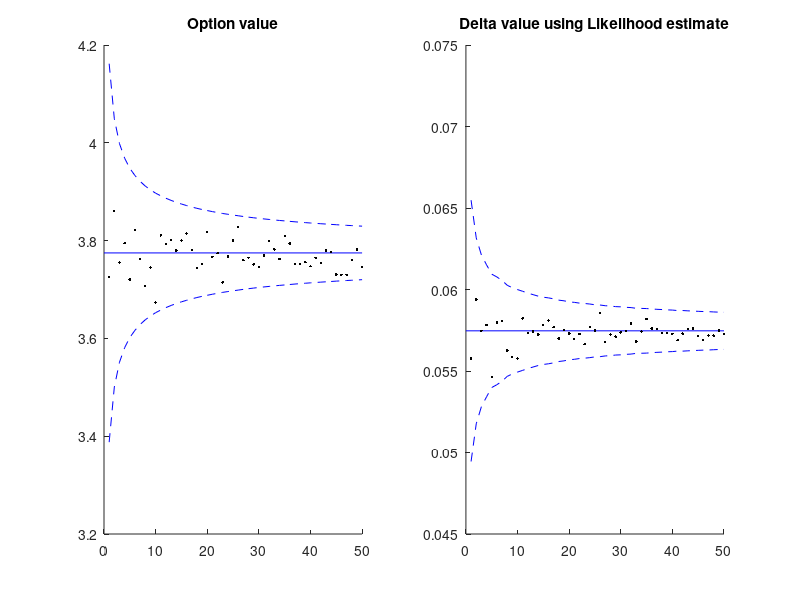

Write MATLAB code to recreate this figure.
clear
clc
rng(0)

T = 2;
S0 = 100;
sigma = 0.4;
r = 0.1;
K = 110;
X = 10;

d = ( log(S0/K) + (r - 0.5*sigma.^2)*T )/(sigma*sqrt(T));
c = X*exp(-r*T)*normcdf(d);
delta_exact = (normpdf(d)*X*exp(-r*T))/(S0*sigma*sqrt(T)); 

mat1 = zeros(50,3);
mat2 = zeros(50,3);
for idx = 1:50
    n = 1000*idx;
    Z = randn(n,1);
    ST = S0*exp((r-0.5*sigma.^2)*T + sigma*sqrt(T).*Z);
    indicator = ST > K;
    payoff = exp(-r*T)*X.*indicator;
    option_value = mean(payoff);
    
    delta  = exp(-r*T)*(Z.*X.*indicator)./(S0*sigma*sqrt(T)); 
    delta_value = mean(delta); 
    conf_delta = 3*std(delta)/sqrt(n); 
    upper_delta = delta_exact + conf_delta; 
    lower_delta = delta_exact - conf_delta; 
  
    confidence = 3*std(payoff)/sqrt(n);
    upper = c + confidence;
    lower = c - confidence;
    mat1(idx,:) = [option_value upper lower];
    mat2(idx,:) = [delta_value upper_delta lower_delta]; 
    
end

figure()
subplot(1,2,1)
hold on 
plot([0 50], [c c], 'b-')
plot(mat1(:,1), 'k.')
plot(mat1(:,[2 3]),'b--')
title('Option value')
%axis tight 
hold off 

subplot(1,2,2)
hold on 
plot([0 50], [delta_exact delta_exact], 'b-')
plot(mat2(:,1), 'k.')
plot(mat2(:,[2 3]),'b--')
title('Delta value using Likelihood estimate') 
%axis tight 
hold off 
